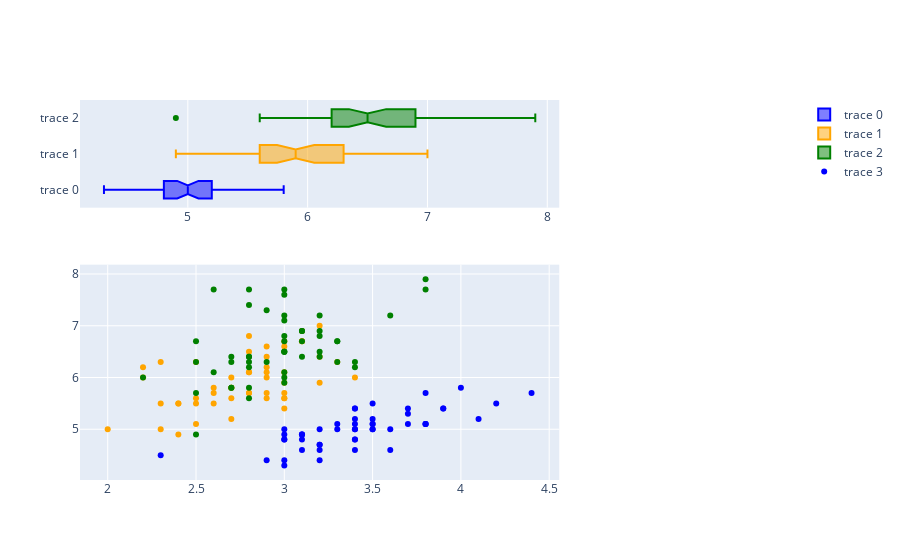

Notebook source saved alongside this figure:
### Code cell
fig = make_subplots(rows=2, cols=2, column_widths=[6, 2], row_heights=[3, 6])

fig.add_trace(
    go.Box(x=df[df['species'] == 'setosa'].sepal_length, marker_color='blue', notched=True),
    row=1, col=1
)

fig.add_trace(
go.Box(x=df[df['species'] == 'versicolor'].sepal_length, marker_color='orange', notched=True),
    row=1, col=1
)

fig.add_trace(
    go.Box(x=df[df['species'] == 'virginica'].sepal_length, marker_color='green', notched=True),
    row=1, col=1
)
fig.add_trace(
    go.Scatter(
            x=df["sepal_width"],
            y=df["sepal_length"],
            mode="markers",
            marker_color=df.species.apply(lambda x: color_dict[x]),
        ),
        row=2, col=1
)

### Figure 1 — Plotly figure (JSON) as saved in the notebook; plotly's stock layout.template omitted (floating-point values rounded to 4 significant figures; data arrays with more than 128 entries replaced by an {"elided": "..."} marker saying what was removed)
{"data": [{"marker": {"color": "blue"}, "notched": true, "type": "box", "x": [5.1, 4.9, 4.7, 4.6, 5.0, 5.4, 4.6, 5.0, 4.4, 4.9, 5.4, 4.8, 4.8, 4.3, 5.8, 5.7, 5.4, 5.1, 5.7, 5.1, 5.4, 5.1, 4.6, 5.1, 4.8, 5.0, 5.0, 5.2, 5.2, 4.7, 4.8, 5.4, 5.2, 5.5, 4.9, 5.0, 5.5, 4.9, 4.4, 5.1, 5.0, 4.5, 4.4, 5.0, 5.1, 4.8, 5.1, 4.6, 5.3, 5.0], "xaxis": "x", "yaxis": "y"}, {"marker": {"color": "orange"}, "notched": true, "type": "box", "x": [7.0, 6.4, 6.9, 5.5, 6.5, 5.7, 6.3, 4.9, 6.6, 5.2, 5.0, 5.9, 6.0, 6.1, 5.6, 6.7, 5.6, 5.8, 6.2, 5.6, 5.9, 6.1, 6.3, 6.1, 6.4, 6.6, 6.8, 6.7, 6.0, 5.7, 5.5, 5.5, 5.8, 6.0, 5.4, 6.0, 6.7, 6.3, 5.6, 5.5, 5.5, 6.1, 5.8, 5.0, 5.6, 5.7, 5.7, 6.2, 5.1, 5.7], "xaxis": "x", "yaxis": "y"}, {"marker": {"color": "green"}, "notched": true, "type": "box", "x": [6.3, 5.8, 7.1, 6.3, 6.5, 7.6, 4.9, 7.3, 6.7, 7.2, 6.5, 6.4, 6.8, 5.7, 5.8, 6.4, 6.5, 7.7, 7.7, 6.0, 6.9, 5.6, 7.7, 6.3, 6.7, 7.2, 6.2, 6.1, 6.4, 7.2, 7.4, 7.9, 6.4, 6.3, 6.1, 7.7, 6.3, 6.4, 6.0, 6.9, 6.7, 6.9, 5.8, 6.8, 6.7, 6.7, 6.3, 6.5, 6.2, 5.9], "xaxis": "x", "yaxis": "y"}, {"marker": {"color": {"elided": "150 str values"}}, "mode": "markers", "type": "scatter", "x": {"elided": "150 float values"}, "xaxis": "x3", "y": {"elided": "150 float values"}, "yaxis": "y3"}], "layout": {"xaxis": {"anchor": "y", "domain": [0, 0.675]}, "xaxis2": {"anchor": "y2", "domain": [0.775, 1]}, "xaxis3": {"anchor": "y3", "domain": [0, 0.675]}, "xaxis4": {"anchor": "y4", "domain": [0.775, 1]}, "yaxis": {"anchor": "x", "domain": [0.7167, 1]}, "yaxis2": {"anchor": "x2", "domain": [0.7167, 1]}, "yaxis3": {"anchor": "x3", "domain": [0, 0.5667]}, "yaxis4": {"anchor": "x4", "domain": [0, 0.5667]}}}
